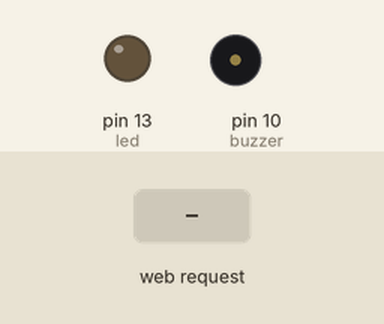
Simulated run of this sketch. Board: Arduino Uno, built with avr-gcc and run on an emulated ATmega328P. Parts: output pins drawn as LEDs (lit = HIGH), buzzer (waves = sounding). The inputs (shaded band) are chosen by the test bench.

Above: at 1.2 s.
1.3 s: HTTP request GET /LigarLed received
At 2.4 s:
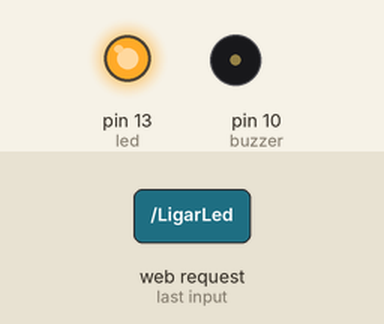
2.8 s: HTTP request GET /LigarBuzzer received
At 3.5 s:
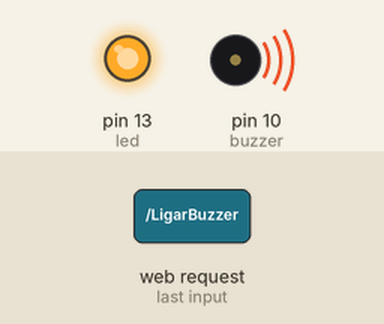
4.3 s: HTTP request GET /DesligarLed received
At 4.7 s:
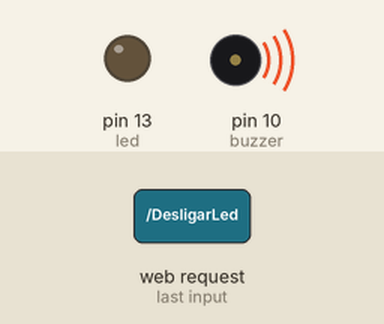
Timing chart, 0 to 7.3 s (numbered marks = the images above; inputs shaded):
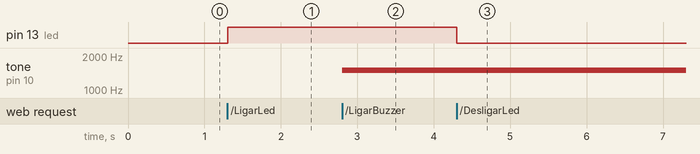

Measured:
- after the input at 1.3 s, pin 13 (led): LOW → HIGH at once
- after the input at 2.8 s, tone on pin 10 (buzzer): silent → 1500 Hz at once
- after the input at 4.3 s, pin 13 (led): HIGH → LOW at once

The sketch:

Arduino.ino
```cpp
/*Código Arduino para integração com aplicativo Android criado na plataforma App Inventor
 * para integração com Middleware para Internet das Coisas usando sensores como Led, Buzzer e Senso Motor
 *
 * Elaborado por Lhaís Rodrigues, Programação Concorrente e Distribuída - CIn UFPE
*/

#include <SPI.h>
#include <String.h>
#include <Ethernet.h>

//byte mac[] = { 60, 6D, C7, 82, D4, 35 }; //Endereço Mac => Obs.: Confirmar o uso deste MAC
byte ip[] = { 192, 168, 93, 1 }; //Endereço de IP da sua Rede: Retirado do ipconfig -all
EthernetServer server(8090); //Porta do Serviço

int led = 13; //Pino onde o led está conectado
int buzzer = 10; //Pino onde o buzzer está conectado
String readString = String(30); //String para buscar dados de endereço
boolean statusLed = false; //Variável para o status do led
boolean statusBuzzer = false; //Variável para o status do buzzer

void setup(){
  //Ethernet.begin(mac, ip);  //Inicia o Shield Ethernet => Obs.: Verificar o MAC
  pinMode(led, OUTPUT); //Definindo o pino ethernet como saída
  pinMode(buzzer, OUTPUT); //Definindo o pino buzzer como saída
  Serial.begin(9600);  //Inicia a comunicação Serial
}

void loop(){
  // Criar uma conexão de cliente
  EthernetClient client = server.available();

  if (client) {
    while (client.connected())
    {
      if (client.available())
      {
        char c = client.read();
        // ler caractere por caractere vindo do HTTP
        if (readString.length() < 30)
        {
          // armazena os caracteres para string
          readString += (c);
        }

        //se o pedido HTTP terminou
        if (c == '\n')
          {
          //vamos verificar se o LED deve ser ligado
          //Se a string possui o texto Ligar, ele deve ligar
          if(readString.indexOf("LigarLed") >= 0)
          {
            //O Led vai ser ligado
            digitalWrite(led, HIGH);
            statusLed = true;
          }
          //Se a string possui o texto Desligar, ele deve desligar
          if(readString.indexOf("DesligarLed") >= 0)
          {
            //O Led vai ser desligado
            digitalWrite(led, LOW);
            statusLed = false;
          }
          if(readString.indexOf("LigarBuzzer") >= 0){
            //O Buzzer vai ser ligado
            tone(buzzer, 1500);
            delay(500);
            statusBuzzer = true;
          }
          if(readString.indexOf("DesligarBuzzer") >= 0){
            //O Buzzer vai ser desligado
            noTone(buzzer);
            delay(500);
            statusBuzzer = false;
          }

        //Dados HTML de saída começando com cabeçalho padrão
        client.println("HTTP/1.1 200 OK");
        client.println("Content-Type: text/html");
        client.println();

        //Estilizando a saída HTML
        client.print("<font size='20'>");
        client.print("Status Led: ");
        client.print("<font size='20'>");
        if (statusLed) {
          client.print("LedLigado");
        } else {
          client.print("LedDesligado");
        }
        client.print("<font size='20'>");
        client.print("Status Buzzer: ");
        if (statusBuzzer) {
          client.print("BuzzerLigado");
        } else {
          client.print("BuzzerDesligado");
        }

        //Limpa string para a próxima leitura
        readString="";

        //Parar a conexão cliente
        client.stop();
        }
      }
    }
  }
}
```
